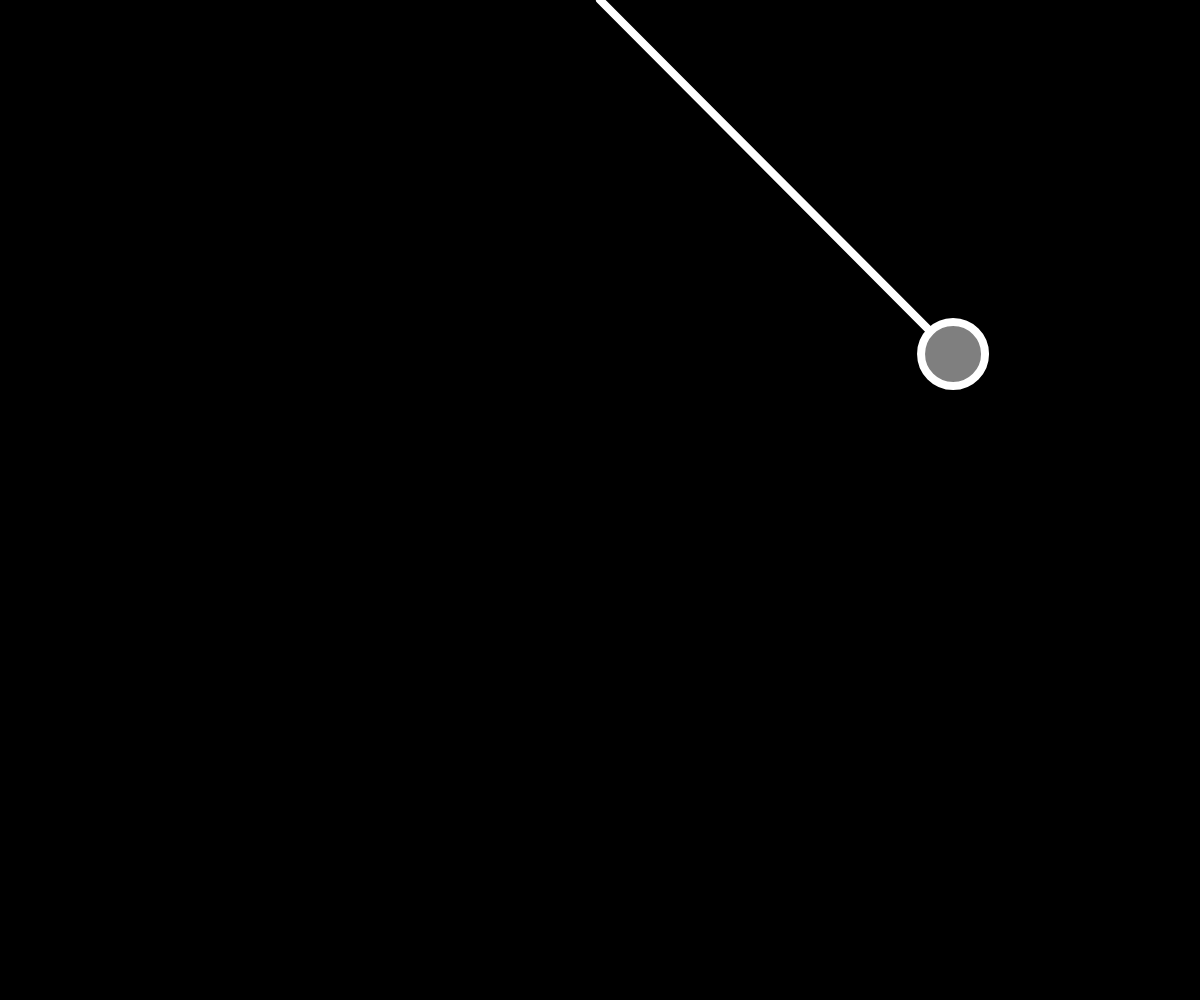
Frame 1 (no input)
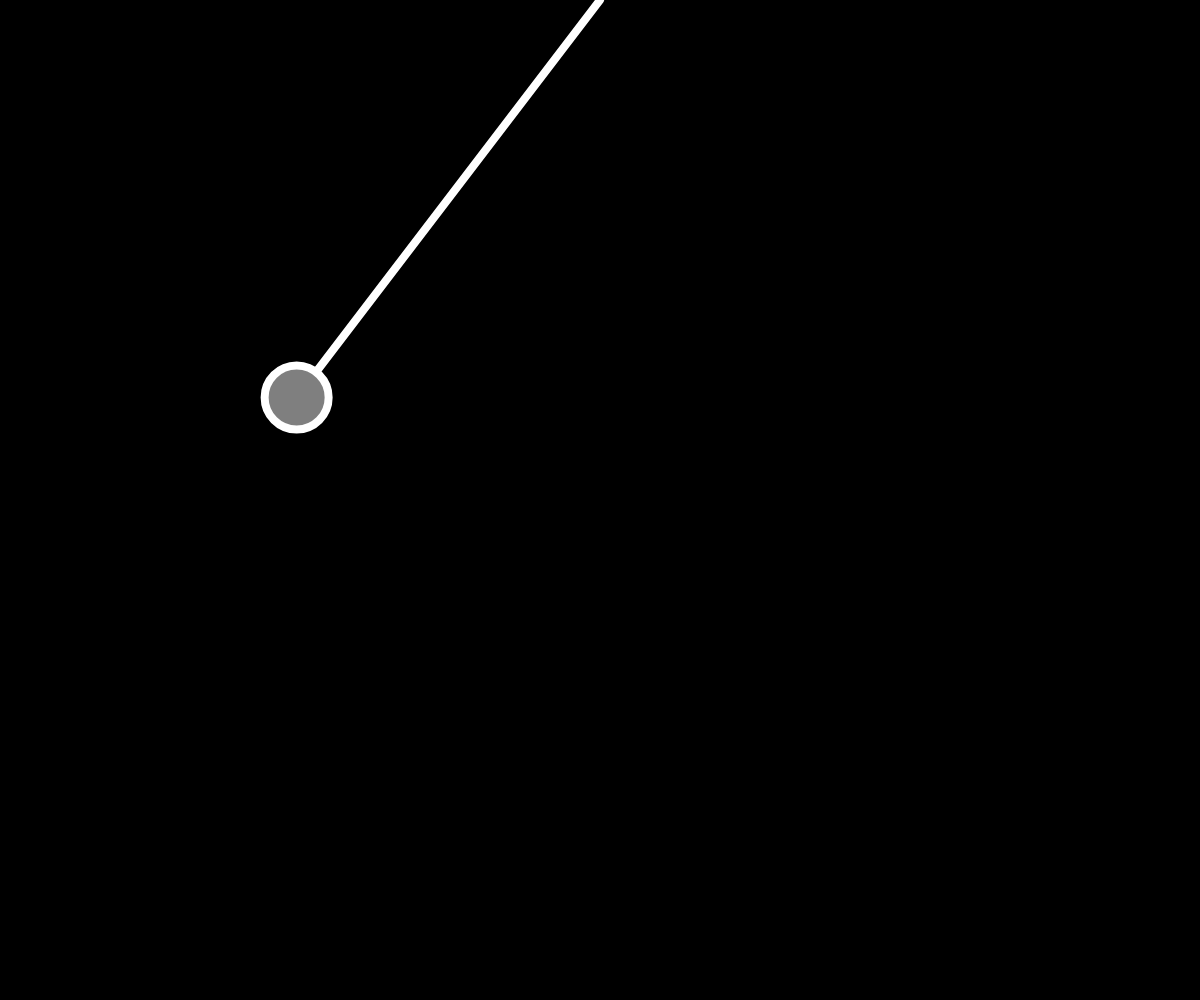
Frame 60 (no input)
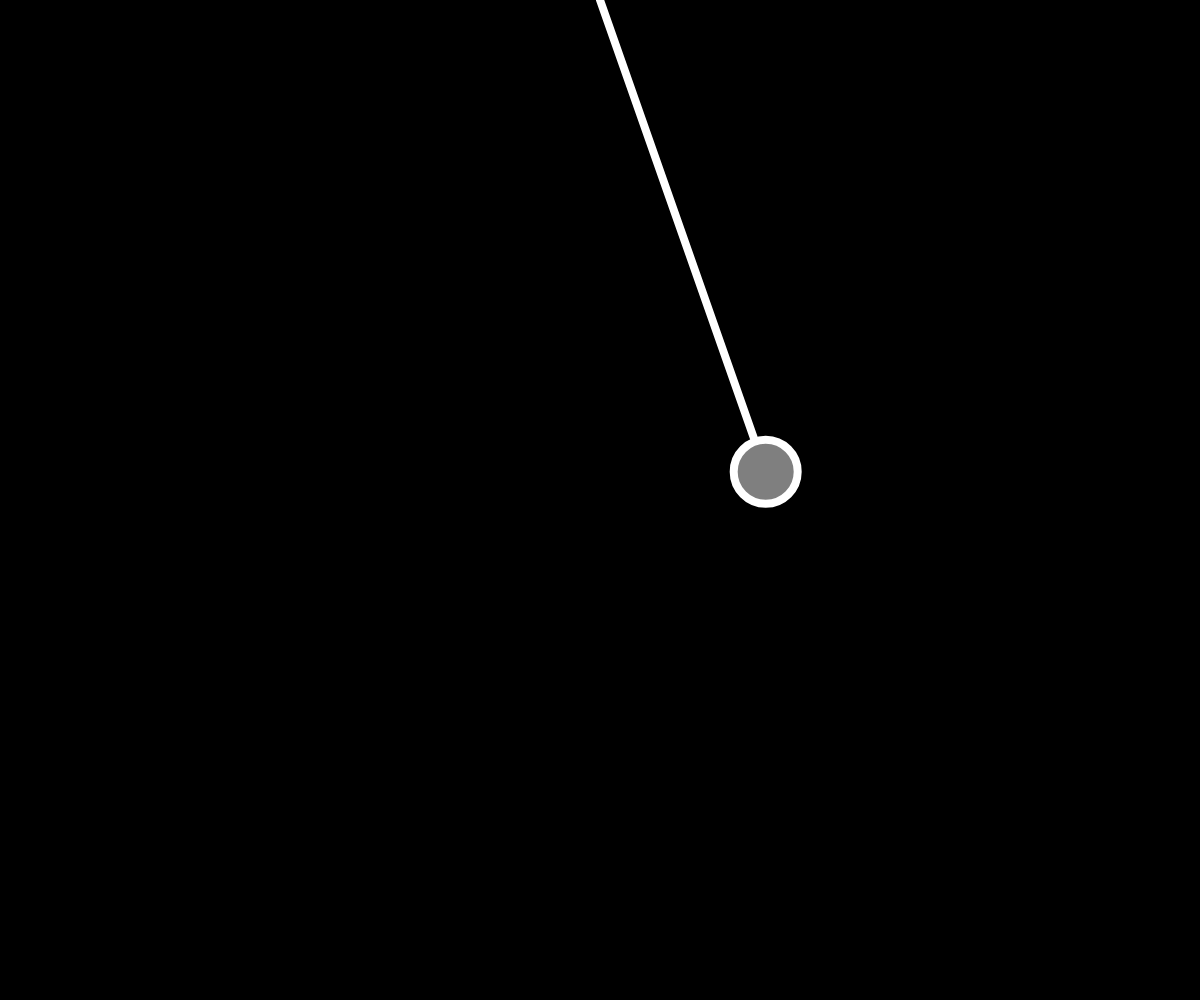
Frame 120 (the mouse pressed at the canvas centre since frame 60)

The p5.js sketch that drew these frames (run headless with seeded random() and noise() and a simulated clock; from frame 60 on, the mouse is pressed at the canvas centre):

// p5.js sketch
// ── sketch.js
let angle;
let angleV = 0;
let angleA = 0;

let bob;
let len
let origin;

const gravity = 1;

function setup() {
  createCanvas(windowWidth, windowHeight);

  origin = createVector(width / 2, 0);
  angle = PI / 4;
  bob = createVector();
  len = height / 2
}

function draw() {
  background(0);

  const force = gravity * sin(angle);
  angleA = -force / len;
  angleV += angleA;
  angle += angleV;

  angleV *= 0.999;

  bob.x = len * sin(angle) + origin.x;
  bob.y = len * cos(angle) + origin.y;

  stroke(255);
  strokeWeight(8);
  fill(127);

  line(origin.x, origin.y, bob.x, bob.y);
  circle(bob.x, bob.y, 64);
}
